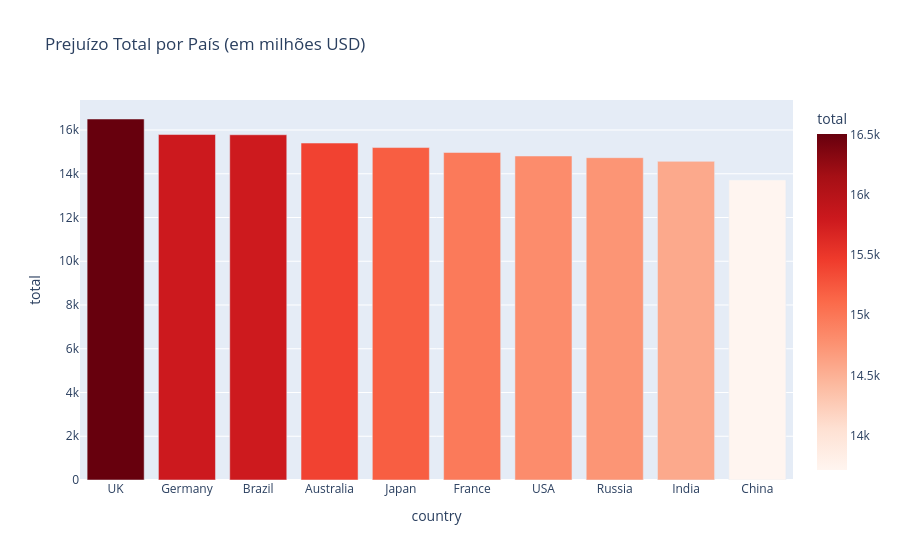

This figure's notebook cell:
### Code cell
# Recalcular (corrigindo o bug de antes)
prejuizo_pais = (
    df.groupby('country')['financial_loss']
    .agg(['mean', 'sum', 'count'])
    .reset_index()
    .rename(columns={'mean': 'media', 'sum': 'total', 'count': 'qtd_ataques'})
    .sort_values('total', ascending=False)
)

fig2 = px.bar(
    prejuizo_pais,
    x='country',
    y='total',
    title='Prejuízo Total por País (em milhões USD)',
    color='total',
    color_continuous_scale='Reds'
)
fig2.show()

### Figure 1 — Plotly figure (JSON) as saved in the notebook; plotly's stock layout.template omitted (floating-point values rounded to 4 significant figures)
{"data": [{"hovertemplate": "country=%{x}<br>total=%{marker.color}<extra></extra>", "legendgroup": "", "marker": {"color": [16500.0, 15790.0, 15780.0, 15400.0, 15200.0, 14970.0, 14810.0, 14730.0, 14570.0, 13710.0], "coloraxis": "coloraxis", "pattern": {"shape": ""}}, "name": "", "orientation": "v", "showlegend": false, "textposition": "auto", "type": "bar", "x": ["UK", "Germany", "Brazil", "Australia", "Japan", "France", "USA", "Russia", "India", "China"], "xaxis": "x", "y": [16500.0, 15790.0, 15780.0, 15400.0, 15200.0, 14970.0, 14810.0, 14730.0, 14570.0, 13710.0], "yaxis": "y"}], "layout": {"barmode": "relative", "coloraxis": {"colorbar": {"title": {"text": "total"}}, "colorscale": [[0, "rgb(255,245,240)"], [0.125, "rgb(254,224,210)"], [0.25, "rgb(252,187,161)"], [0.375, "rgb(252,146,114)"], [0.5, "rgb(251,106,74)"], [0.625, "rgb(239,59,44)"], [0.75, "rgb(203,24,29)"], [0.875, "rgb(165,15,21)"], [1, "rgb(103,0,13)"]]}, "legend": {"tracegroupgap": 0}, "title": {"text": "Prejuízo Total por País (em milhões USD)"}, "xaxis": {"anchor": "y", "domain": [0, 1], "title": {"text": "country"}}, "yaxis": {"anchor": "x", "domain": [0, 1], "title": {"text": "total"}}}}
